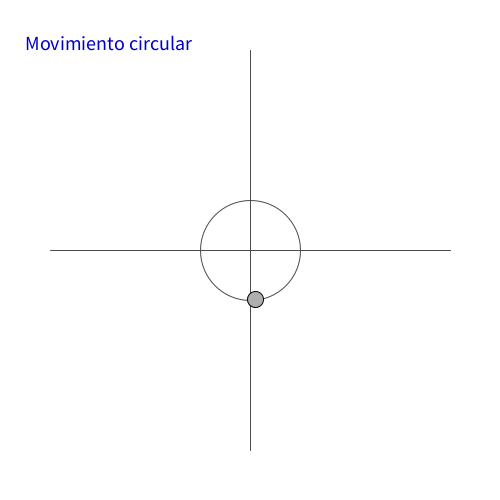
Frame 1 (no input)
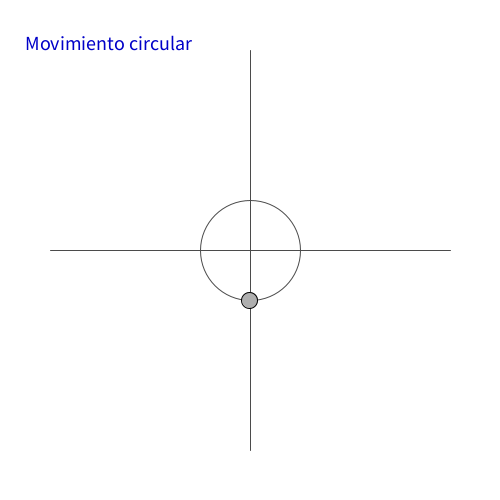
Frame 60 (the mouse pressed at the canvas centre just before this capture)
Frame 120 (the mouse held since frame 60 and released just before this capture): identical to frame 60, image omitted

The Processing sketch that drew these frames (run headless with seeded random() and noise(); from frame 60 on, the mouse is pressed at the canvas centre):

// Processing sketch: processing_186406
// ── processing_186406.pde

Mover mover;

void setup() {
  size(500,500);
  mover = new Mover();
}

void draw() {
  background(255);
  fill(0,0,200);
  textSize(20);
  text("Movimiento circular",25,50);
  
  stroke(75);
  fill(255);
  ellipse(width/2,height/2,100,100);
  line(50,250,450,250);                          // Eje X
  line(250,50,250,450);                          // Eje Y
  
  mover.update();
  mover.display(); 
}

class Mover {

  PVector pos;
  float dt = 1/60.0;
  float t = 0;
  float T = 1;     // Una vuelta por segundo
  float r = 50.0;
  int m;
  
  Mover() {
    pos = new PVector(100, 100);
  }

  void update() {   
    // Vamos incrementando el tiempo para que la esfera vaya cambiando de posición 
    t += dt;
    
    //Se utiliza la fórmula: radio*sin(w*t) y radio*cos(w*t)
    //w = 2*PI/T
    pos.x = r*sin(TWO_PI*t/T);
    pos.y = r*cos(TWO_PI*t/T);
  }
  
  void display() {
    stroke(0);
    fill(175);
    translate(pos.x,pos.y);
    ellipse(width/2,height/2,16,16);
  }
}
